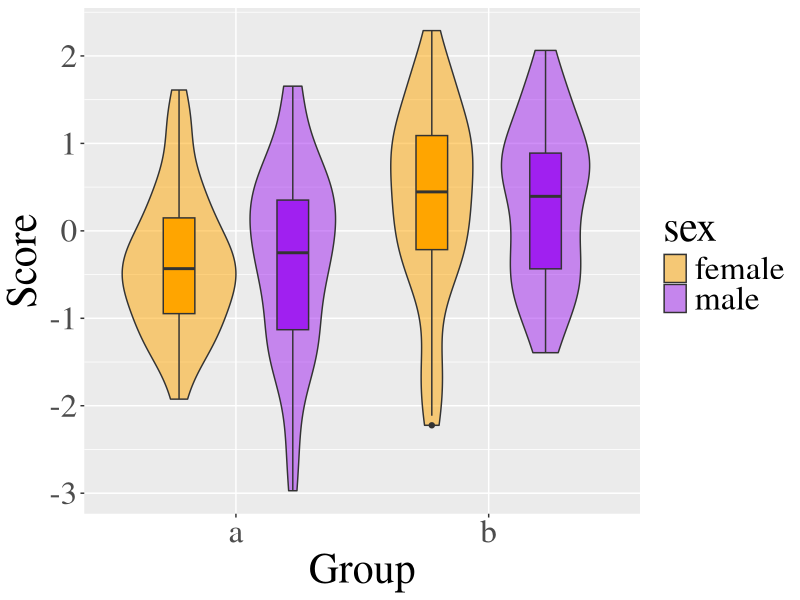

Source code (R): (Note: this script raises an error after producing the figure.)
## ---- chunk 1
library(tidyverse)
library(knitr)
library(broom)
set.seed(8675309)
## ---- chunk 2

two_sample <- function(diff = 0.5, n_per_group = 20) {
  tibble(Y = c(rnorm(n_per_group, -.5 * diff, sd = 1),
               rnorm(n_per_group, .5 * diff, sd = 1)),
         grp = factor(rep(c("a", "b"), each = n_per_group)),
         sex = factor(rep(c("female", "male"), times = n_per_group))
  ) %>%
    mutate(
      grp_e = recode(grp, "a" = -0.5, "b" = 0.5),
      sex_e = recode(sex, "female" = -0.5, "male" = 0.5)
    )
}
## ---- chunk 3

dat <- two_sample(diff = 0.75, n_per_group = 100)

## ---- chunk 4
dat %>%
  group_by(grp, sex) %>%
  summarise(n = n(),
            Mean = mean(Y),
            SD = sd(Y)) %>%
  rename(group = grp) %>%
  mutate_if(is.numeric, round, 3) %>%
  knitr::kable()
## ---- chunk 5
ggplot(dat, aes(grp, Y, fill = sex)) +
  geom_violin(alpha = 0.5) +
  geom_boxplot(width = 0.25, 
               position = position_dodge(width = 0.9),
               show.legend = FALSE) +
  scale_fill_manual(values = c("orange", "purple")) +
  xlab("Group") +
  ylab("Score") +
  theme(text = element_text(size = 30, family = "Times"))
## ---- chunk 6
grp_lm <- lm(Y ~ grp_e * sex_e, data = dat)

stats <- grp_lm %>%
  broom::tidy() %>%
  mutate_if(is.numeric, round, 3)

## ---- chunk 7
stats$p.value[2]
## ---- chunk 8
grp_stats <- filter(stats, term == "grp_e")
sex_stats <- filter(stats, term == "sex_e")
ixn_stats <- filter(stats, term == "grp_e:sex_e")
## ---- chunk 9
grp_stats$p.value
sex_stats$statistic
ixn_stats$estimate
## ---- chunk 10
report_p <- function(p, digits = 3) {
  if (!is.numeric(p)) stop("p must be a number")
  if (p <= 0) warning("p-values are normally greater than 0")
  if (p >= 1) warning("p-values are normally less than 1")
  
  if (p < .001) {
    reported = "p < .001"
  } else {
    roundp <- round(p, digits)
    fmt <- paste0("p = %.", digits, "f")
    reported = sprintf(fmt, roundp)
  }
  
  reported
}
## ---- chunk 11
s <- summary(grp_lm)

# calculate p value from fstatistic
fstat.p <- pf(s$fstatistic[1], 
              s$fstatistic[2], 
              s$fstatistic[3], 
              lower=FALSE)

adj_r <- sprintf(
  "The regression equation had an adjusted $R^{2}$ of %.3f ($F_{(%i, %i)}$ = %.3f, %s).",
  round(s$adj.r.squared, 3),
  s$fstatistic[2],
  s$fstatistic[3],
  round(s$fstatistic[1], 3),
  report_p(fstat.p, 3)
)
## ---- chunk 12
citation(package="rmarkdown")
